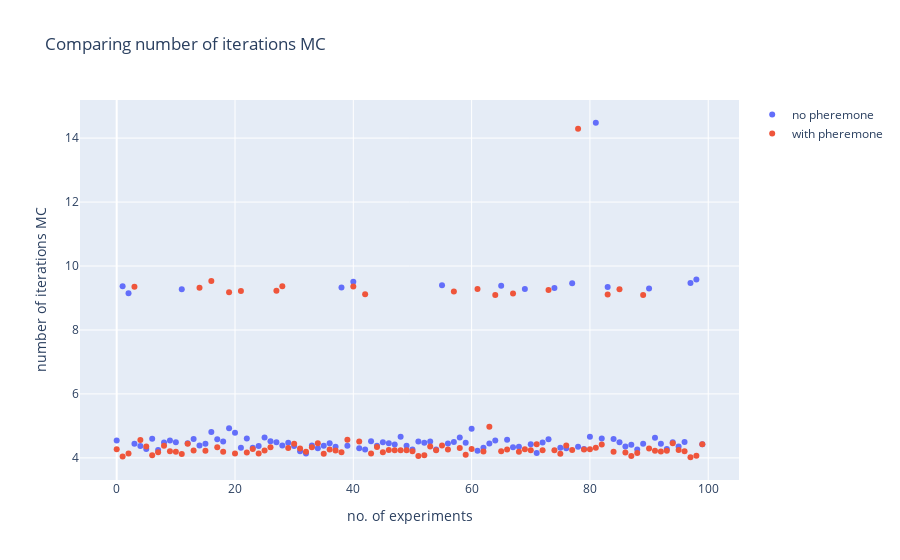

Here is the notebook cell this chart was saved with:
### Code cell
fig = go.Figure()
x_axis = list(range(num_points))

fig.add_trace(go.Scatter(x=x_axis, y=iter_list_mc,
                    mode='markers',
                    name='no pheremone'))
fig.add_trace(go.Scatter(x=x_axis, y=iter_list_opt_mc,
                    mode='markers',
                    name='with pheremone'))
fig.update_layout(title='Comparing number of iterations MC',
                   xaxis_title='no. of experiments',
                   yaxis_title='number of iterations MC')
fig.show()
print("Mean number of iterations without pheremone: ", np.nanmean(iter_list_mc))
print("Median number of iterations without pheremone: ", np.nanmedian(iter_list_mc))
print("Mean number of iterations with pheremone: ", np.nanmean(iter_list_opt_mc))
print("Median number of iterations with pheremone: ", np.nanmedian(iter_list_opt_mc))

### Figure 1 — Plotly figure (JSON) as saved in the notebook; plotly's stock layout.template omitted (floating-point values rounded to 4 significant figures)
{"data": [{"mode": "markers", "name": "no pheremone", "type": "scatter", "x": [0, 1, 2, 3, 4, 5, 6, 7, 8, 9, 10, 11, 12, 13, 14, 15, 16, 17, 18, 19, 20, 21, 22, 23, 24, 25, 26, 27, 28, 29, 30, 31, 32, 33, 34, 35, 36, 37, 38, 39, 40, 41, 42, 43, 44, 45, 46, 47, 48, 49, 50, 51, 52, 53, 54, 55, 56, 57, 58, 59, 60, 61, 62, 63, 64, 65, 66, 67, 68, 69, 70, 71, 72, 73, 74, 75, 76, 77, 78, 79, 80, 81, 82, 83, 84, 85, 86, 87, 88, 89, 90, 91, 92, 93, 94, 95, 96, 97, 98, 99], "y": [4.54, 9.37, 9.15, 4.44, 4.37, 4.28, 4.6, 4.25, 4.48, 4.54, 4.49, 9.27, 4.46, 4.59, 4.39, 4.44, 4.81, 4.58, 4.51, 4.93, 4.79, 4.32, 4.61, 4.32, 4.37, 4.64, 4.52, 4.49, 4.39, 4.47, 4.37, 4.21, 4.14, 4.39, 4.3, 4.38, 4.46, 4.35, 9.33, 4.38, 9.51, 4.3, 4.26, 4.52, 4.38, 4.49, 4.46, 4.42, 4.66, 4.38, 4.26, 4.51, 4.47, 4.51, 4.26, 9.4, 4.45, 4.5, 4.64, 4.47, 4.91, 4.22, 4.32, 4.45, 4.54, 9.38, 4.57, 4.33, 4.35, 9.28, 4.43, 4.15, 4.48, 4.58, 9.31, 4.32, 4.3, 9.46, 4.35, 4.28, 4.66, 14.48, 4.61, 9.34, 4.59, 4.49, 4.36, 4.41, 4.26, 4.44, 9.3, 4.63, 4.44, 4.28, 4.49, 4.36, 4.5, 9.47, 9.58, 4.43]}, {"mode": "markers", "name": "with pheremone", "type": "scatter", "x": [0, 1, 2, 3, 4, 5, 6, 7, 8, 9, 10, 11, 12, 13, 14, 15, 16, 17, 18, 19, 20, 21, 22, 23, 24, 25, 26, 27, 28, 29, 30, 31, 32, 33, 34, 35, 36, 37, 38, 39, 40, 41, 42, 43, 44, 45, 46, 47, 48, 49, 50, 51, 52, 53, 54, 55, 56, 57, 58, 59, 60, 61, 62, 63, 64, 65, 66, 67, 68, 69, 70, 71, 72, 73, 74, 75, 76, 77, 78, 79, 80, 81, 82, 83, 84, 85, 86, 87, 88, 89, 90, 91, 92, 93, 94, 95, 96, 97, 98, 99], "y": [4.27, 4.04, 4.14, 9.35, 4.56, 4.36, 4.08, 4.18, 4.38, 4.21, 4.19, 4.12, 4.44, 4.23, 9.32, 4.22, 9.53, 4.33, 4.19, 9.18, 4.14, 9.22, 4.17, 4.28, 4.14, 4.23, 4.33, 9.23, 9.37, 4.31, 4.44, 4.29, 4.19, 4.33, 4.46, 4.13, 4.26, 4.23, 4.18, 4.57, 9.36, 4.51, 9.12, 4.14, 4.34, 4.18, 4.25, 4.24, 4.24, 4.24, 4.21, 4.06, 4.08, 4.36, 4.24, 4.39, 4.26, 9.2, 4.31, 4.1, 4.28, 9.28, 4.2, 4.97, 9.09, 4.21, 4.26, 9.14, 4.19, 4.27, 4.24, 4.43, 4.24, 9.25, 4.24, 4.13, 4.39, 4.25, 14.29, 4.26, 4.27, 4.32, 4.42, 9.11, 4.19, 9.27, 4.17, 4.06, 4.15, 9.09, 4.29, 4.22, 4.2, 4.22, 4.46, 4.25, 4.21, 4.02, 4.07, 4.43]}], "layout": {"title": {"text": "Comparing number of iterations MC"}, "xaxis": {"title": {"text": "no. of experiments"}}, "yaxis": {"title": {"text": "number of iterations MC"}}}}
